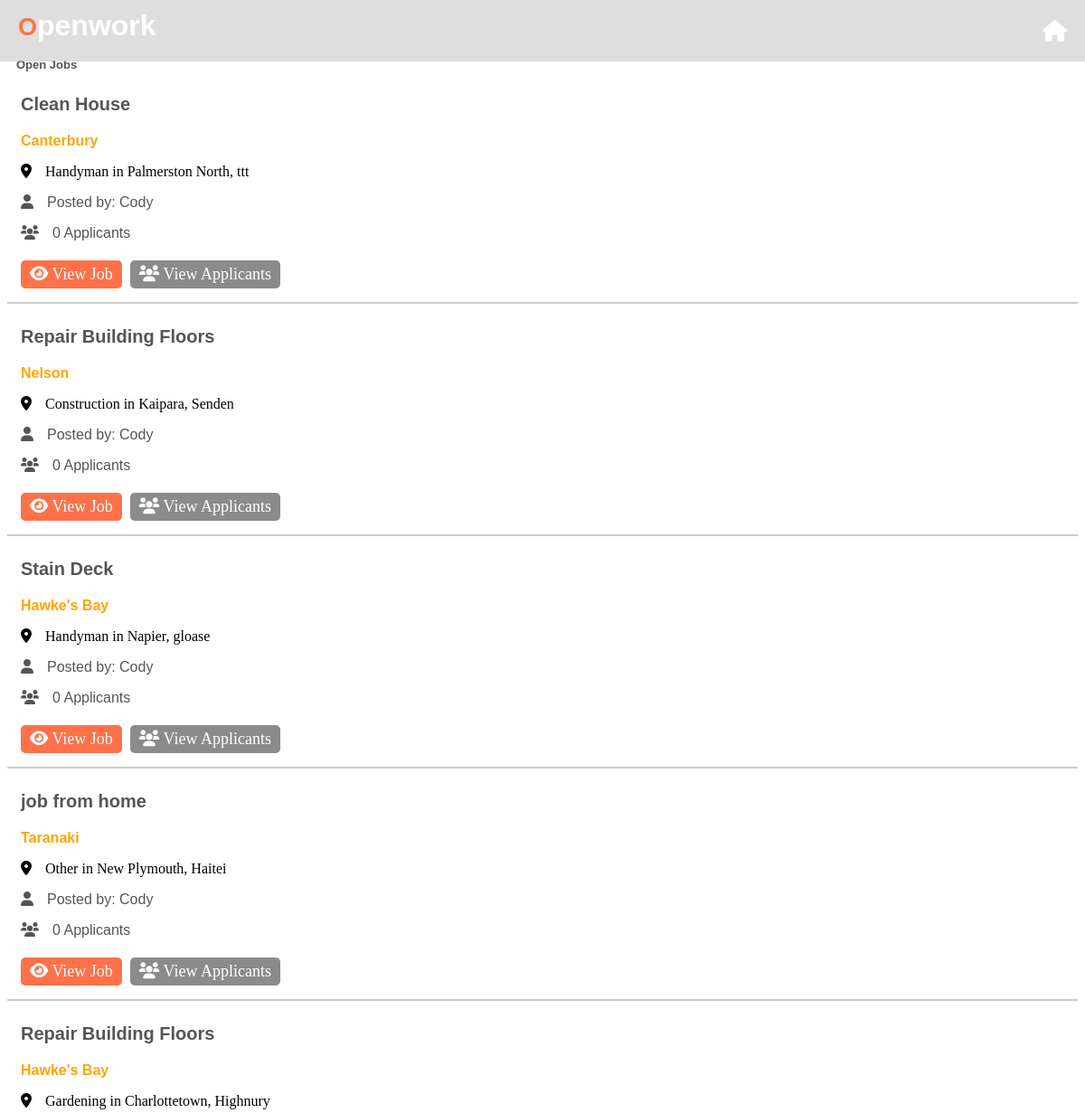
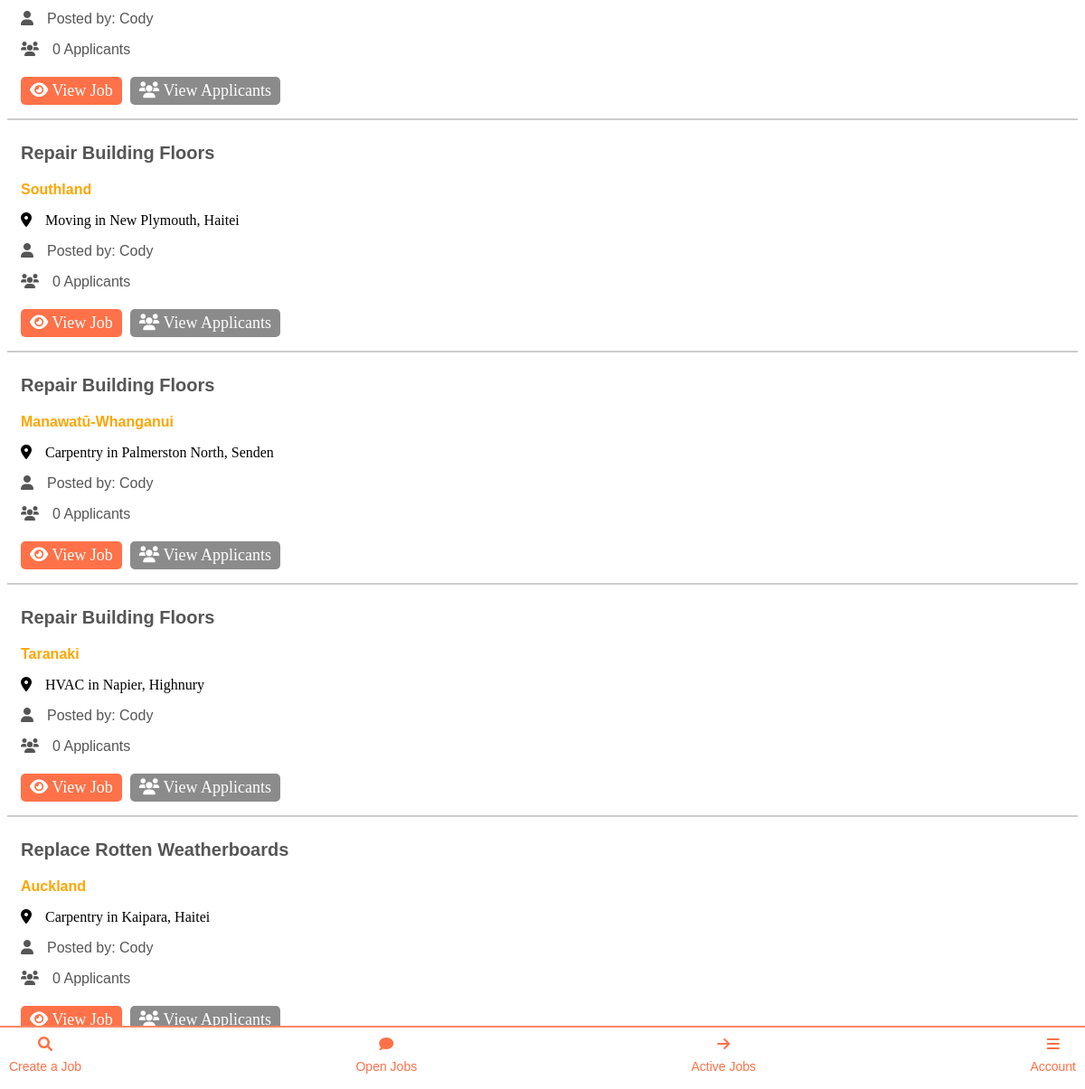
Screenshot of /business_created_jobs (signed in) with the database file from the repository (2 pictures, top to bottom).
### app.py (models this page shows)
class Job(db.Model):
    id = db.Column(db.Integer, primary_key=True)
    job_name = db.Column(db.String(100), nullable=False)
    job_category = db.Column(db.String(100), nullable=False)
    location = db.Column(db.String(100), nullable=True)  # Add location column here
    city = db.Column(db.String(100), nullable=False)
    suburb = db.Column(db.String(100), nullable=False)
    tasks = db.Column(db.String(250), nullable=False)
    price_per_hour = db.Column(db.Float, nullable=False)
    image_paths = db.Column(db.String(255))
    additional_details = db.Column(db.String(250))
    date_created = db.Column(db.DateTime, default=datetime.utcnow)
    status = db.Column(db.String(20), default='open')  # 'open', 'applied', 'closed', etc.
    applicants = db.relationship('JobApplication', backref='job', lazy=True)
    accepted_user_id = db.Column(db.Integer, nullable=True)
    business_profile_id = db.Column(db.Integer, db.ForeignKey('business_profile.id'), nullable=False)
    payment_required = db.Column(db.Boolean, default=False)
    user_id = db.Column(db.Integer, db.ForeignKey('user.id'))  # Foreign key to User
    user = db.relationship('User', backref=db.backref('jobs', lazy=True))  # Relationship to User

class User(UserMixin, db.Model):
    id = db.Column(db.Integer, primary_key=True)
    user_type = db.Column(db.String(20), nullable=False, default='labourer')
    location = db.Column(db.String(100), nullable=False)
    email = db.Column(db.String(100), unique=True, nullable=False)
    password = db.Column(db.String(100), nullable=False)
    first_name = db.Column(db.String(50), nullable=True)  # Initially nullable
    last_name = db.Column(db.String(50), nullable=True)   # Initially nullable
    jobs_completed = db.Column(db.Integer, default=0)
    business_profile = db.relationship('BusinessProfile', backref='user', uselist=False)
    profile_image = db.relationship('UserProfileImage', backref='user', uselist=False)
    labourer_profile = db.relationship('LabourerProfile', backref='user', uselist=False)
    company_details = db.relationship('CompanyDetails', uselist=False)

### app.py (the view)
@app.route('/business_created_jobs')
@login_required
def business_created_jobs():
    business_profile = current_user.business_profile
    if business_profile:
        created_jobs = Job.query.filter_by(business_profile_id=business_profile.id, status='open').all()
        return render_template('business_open_jobs.html', created_jobs=created_jobs)
    flash("Business profile not found.", "error")
    return redirect(url_for('business_dashboard'))

### app.py (called while the page is built)
@login_manager.user_loader
def load_user(user_id):
    return User.query.get(int(user_id))  # Load a user by ID

### templates/business_open_jobs.html (shortened to what this page needs)
<!DOCTYPE html>
<html lang="en">
  <head>
    <link
      rel="stylesheet"
      href="https://cdnjs.cloudflare.com/ajax/libs/font-awesome/6.0.0-beta3/css/all.min.css"
    />
    <link
      rel="stylesheet"
      href="{{ url_for('static', filename='business_home.css') }}"
    />
  </head>
  <body>
    {% extends 'base_business.html' %}  {% block content %}
    <div class="info-container">
      <h1>Open Jobs</h1>
    </div>
    {% for job in created_jobs %}
    <div class="job-listing">
      <h3>{{ job.job_name }}</h3>
      <p>
        <p class="job-location">
        <strong style="color: orange;">{{ job.location }}</strong>
        </p>
        <i class="fas fa-map-marker-alt icon"></i>{{ job.job_category }} in {{
        job.city }}, {{ job.suburb }}
      </p>
      <p>
        <i class="fas fa-user icon"></i>Posted by: {{ job.user.first_name }}
      </p>
      <p>
        <i class="fas fa-users icon"></i>{{ job.applicants|length }} Applicants
      </p>
      <a
        href="{{ url_for('business_display_jobs', job_id=job.id) }}"
        class="view-job-link"
        ><i class="fas fa-eye"></i> View Job</a
      >
      <a
        href="{{ url_for('view_applicants', job_id=job.id) }}"
        class="chat-link"
        ><i class="fas fa-users"></i> View Applicants</a
      >
    </div>
    {% endfor %}
    <br />
    <br />
    {% endblock %}

### static/business_home.css (style rules this page uses)
.info-container { margin-top: 20px; margin-bottom: 20px; margin-left: 10px; }
.info-container h1 { color: #fff; }

### static/base_business.css (style rules this page uses)
h1 { color: #ff7148; font-family: "Arial", sans-serif; margin-bottom: 10px; }
h1 { font-size: 24px; margin: 0; padding: 0; border-top-right-radius: ; }

### templates/business_open_jobs.html (style rules this page uses)
.job-listing { background-color: #fff; border-bottom: 2px solid #ccc; padding-left: 15px; padding-top: 5px; padding-bottom: 10px; }
.job-listing h3 { color: #555; font-family: Arial, Helvetica, sans-serif; font-size: 20px; }
.job-listing p { color: #555; font-family: Arial, Helvetica, sans-serif; }
.job-listing .icon { margin-right: 15px; }
.view-job-link { background-color: #ff7148; color: white; border: none; padding: 5px 10px; cursor: pointer; border-radius: 5px; display: inline-block; text-decoration: none; font-size: large; }
.chat-link { background-color: #8b8b8b; color: white; border: none; padding: 5px 10px; cursor: pointer; border-radius: 5px; display: inline-block; margin: 5px; text-decoration: none; font-size: large; }
.info-container h1 { color: #555; font-size: small; margin-bottom: -20px; }

### rows the page displays
Job: job_name "Clean House", location "Canterbury", job_category "Handyman", city "Palmerston North", suburb "ttt", user.first_name "Cody", applicants|length "0"
Job: job_name "Repair Building Floors", location "Nelson", job_category "Construction", city "Kaipara", suburb "Senden", user.first_name "Cody", applicants|length "0"
Job: job_name "Stain Deck", location "Hawke's Bay", job_category "Handyman", city "Napier", suburb "gloase", user.first_name "Cody", applicants|length "0"
Job: job_name "job from home", location "Taranaki", job_category "Other", city "New Plymouth", suburb "Haitei", user.first_name "Cody", applicants|length "0"
Job: job_name "Repair Building Floors", location "Hawke's Bay", job_category "Gardening", city "Charlottetown", suburb "Highnury", user.first_name "Cody", applicants|length "0"
Job: job_name "Repair Building Floors", location "Southland", job_category "Moving", city "New Plymouth", suburb "Haitei", user.first_name "Cody", applicants|length "0"
Job: job_name "Repair Building Floors", location "Manawatū-Whanganui", job_category "Carpentry", city "Palmerston North", suburb "Senden", user.first_name "Cody", applicants|length "0"
Job: job_name "Repair Building Floors", location "Taranaki", job_category "HVAC", city "Napier", suburb "Highnury", user.first_name "Cody", applicants|length "0"
Job: job_name "Replace Rotten Weatherboards", location "Auckland", job_category "Carpentry", city "Kaipara", suburb "Haitei", user.first_name "Cody", applicants|length "0"
